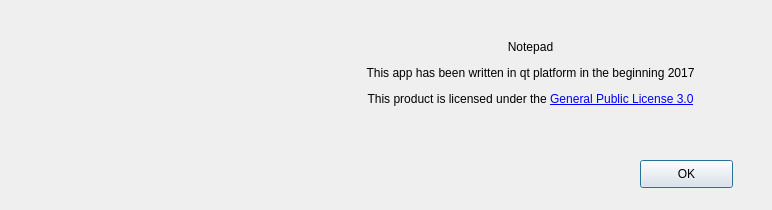
<?xml version="1.0" encoding="UTF-8"?>
<ui version="4.0">
 <class>AboutDialog</class>
 <widget class="QDialog" name="AboutDialog">
  <property name="geometry">
   <rect>
    <x>0</x>
    <y>0</y>
    <width>772</width>
    <height>210</height>
   </rect>
  </property>
  <property name="windowTitle">
   <string>About Notepad</string>
  </property>
  <widget class="QLabel" name="label_2">
   <property name="geometry">
    <rect>
     <x>320</x>
     <y>40</y>
     <width>421</width>
     <height>91</height>
    </rect>
   </property>
   <property name="text">
    <string>&lt;html&gt;&lt;head/&gt;&lt;body&gt;&lt;p&gt;&lt;span style=&quot; font-size:9pt;&quot;&gt;Notepad&lt;/span&gt;&lt;/p&gt;&lt;p&gt;&lt;span style=&quot; font-size:9pt;&quot;&gt;This app has been written in qt platform in the beginning 2017&lt;/span&gt;&lt;/p&gt;&lt;p&gt;&lt;span style=&quot; font-size:9pt;&quot;&gt;This product is licensed under the &lt;/span&gt;&lt;a href=&quot;https://opensource.org/licenses/gpl-3.0.html&quot;&gt;&lt;span style=&quot; font-size:9pt; text-decoration: underline; color:#0000ff;&quot;&gt;General Public License 3.0&lt;/span&gt;&lt;/a&gt;&lt;/p&gt;&lt;/body&gt;&lt;/html&gt;</string>
   </property>
   <property name="alignment">
    <set>Qt::AlignHCenter|Qt::AlignTop</set>
   </property>
   <property name="openExternalLinks">
    <bool>true</bool>
   </property>
  </widget>
  <widget class="QLabel" name="label">
   <property name="geometry">
    <rect>
     <x>20</x>
     <y>30</y>
     <width>291</width>
     <height>131</height>
    </rect>
   </property>
   <property name="text">
    <string/>
   </property>
   <property name="pixmap">
    <pixmap>../build-Notepad-Desktop_Qt_5_7_0_MinGW_32bit-Debug/debug/resource/qt_logo.png</pixmap>
   </property>
  </widget>
  <widget class="QPushButton" name="pushButton">
   <property name="geometry">
    <rect>
     <x>640</x>
     <y>160</y>
     <width>93</width>
     <height>28</height>
    </rect>
   </property>
   <property name="text">
    <string>OK</string>
   </property>
  </widget>
 </widget>
 <resources/>
 <connections>
  <connection>
   <sender>pushButton</sender>
   <signal>clicked(bool)</signal>
   <receiver>AboutDialog</receiver>
   <slot>close()</slot>
   <hints>
    <hint type="sourcelabel">
     <x>686</x>
     <y>173</y>
    </hint>
    <hint type="destinationlabel">
     <x>385</x>
     <y>104</y>
    </hint>
   </hints>
  </connection>
 </connections>
</ui>
